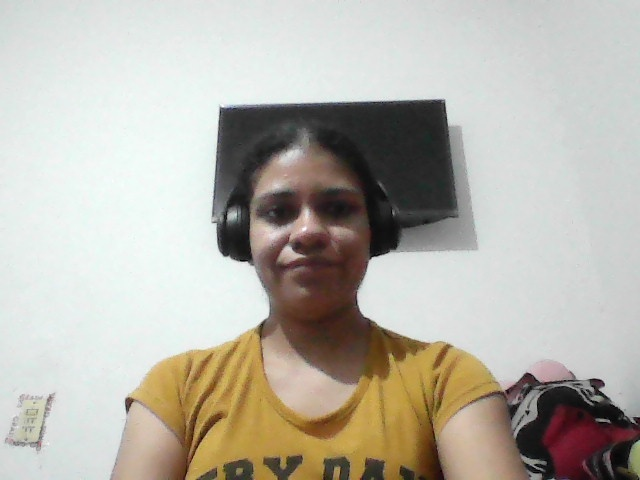
#> input picture dataset/Aline/foto_0.jpg, 640 x 480 px
$ python reconocimiento.py
#> lines starting #> are read from the running program, lines starting #| are printed output that depends on the picture; after the words box and inside, x2 and y2 are one past the last pixel; in counts of white or black regions, pixels touching at a corner belong together; long printed decimals are rounded
import cv2
import os
import numpy as np
import datetime
import pyttsx3

# 🔊 Inicializar voz
engine = pyttsx3.init()
engine.setProperty('rate', 150)

dataset_path = "dataset"

faces = []
labels = []
label_map = {}
current_label = 0

# Cargar imágenes
for nombre in os.listdir(dataset_path):
    ruta_persona = os.path.join(dataset_path, nombre)

    label_map[current_label] = nombre

    for archivo in os.listdir(ruta_persona):
        ruta_imagen = os.path.join(ruta_persona, archivo)
        imagen = cv2.imread(ruta_imagen, cv2.IMREAD_GRAYSCALE)
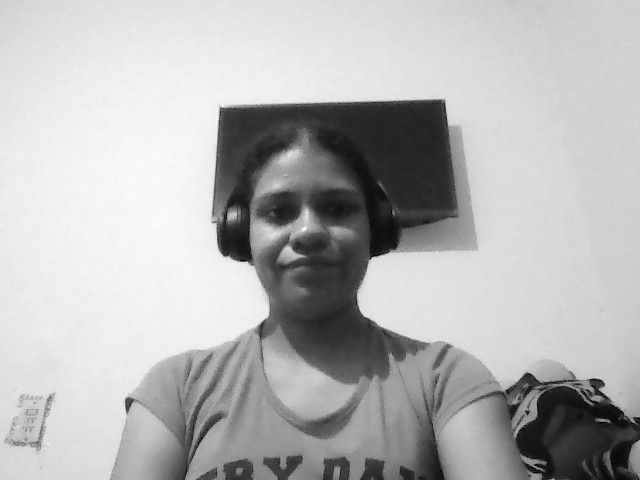
#> imagen: shape (480, 640); min 0, max 255, mean 181.1

        if imagen is not None:
            faces.append(imagen)
            labels.append(current_label)

    current_label += 1
#> current_label = 1
#> pass 2 of the loop `for nombre in os.listdir(dataset_path):`:
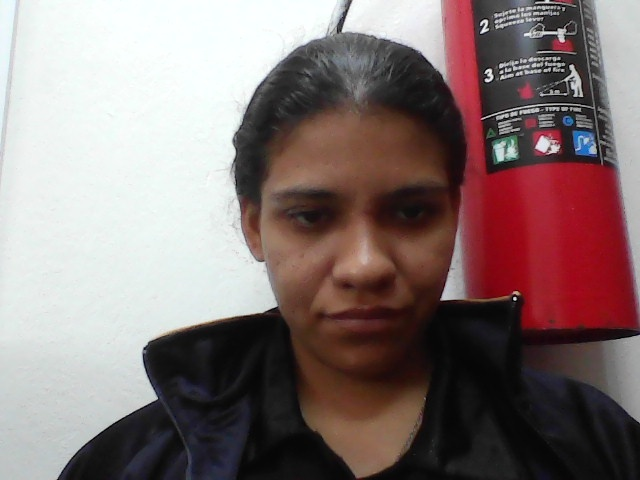
#> input picture dataset/Aly/foto_0.jpg, 640 x 480 px
#> `imagen = cv2.imread(ruta_imagen, cv2.IMREAD_GRAYSCALE)`:
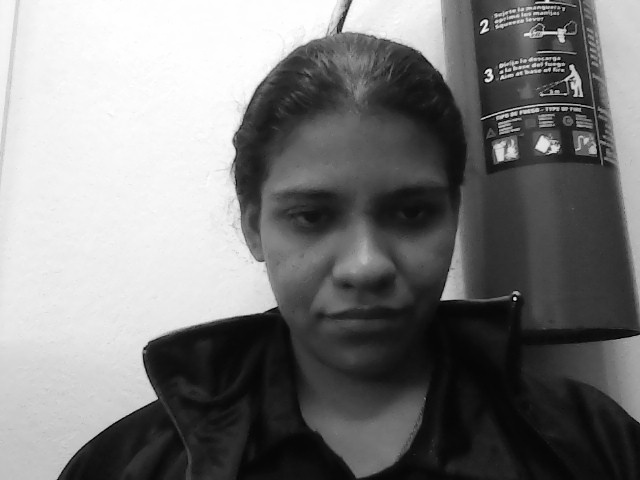
#> imagen: shape (480, 640); min 0, max 255, mean 122.7
#> current_label = 2

# Crear y entrenar modelo
modelo = cv2.face.LBPHFaceRecognizer_create()
modelo.train(faces, np.array(labels))

# Detector de rostro
face_cascade = cv2.CascadeClassifier(
    cv2.data.haarcascades + 'haarcascade_frontalface_default.xml'
)

# Cámara
cap = cv2.VideoCapture(0)

# 🔥 Evitar repetición de voz
ultimo_nombre = ""

while True:
    ret, frame = cap.read()
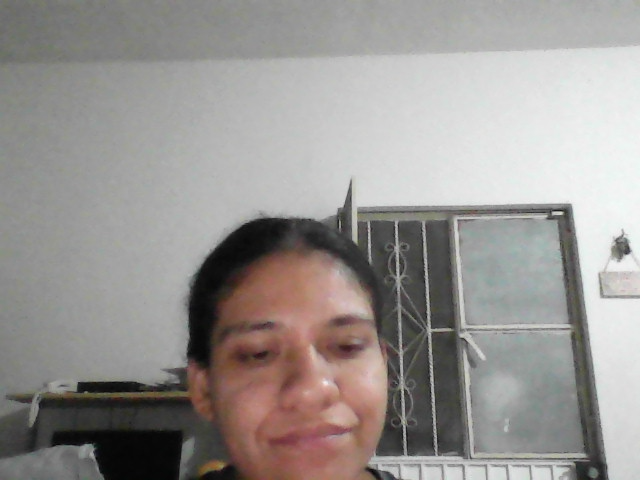
#> input picture Registro.py/Registro de rostro.png, 640 x 480 px, given in place of the camera
#> frame is the input picture: shape (480, 640, 3); mean B, G, R 146.2, 148.8, 152.9
    if not ret:
        break

    gray = cv2.cvtColor(frame, cv2.COLOR_BGR2GRAY)
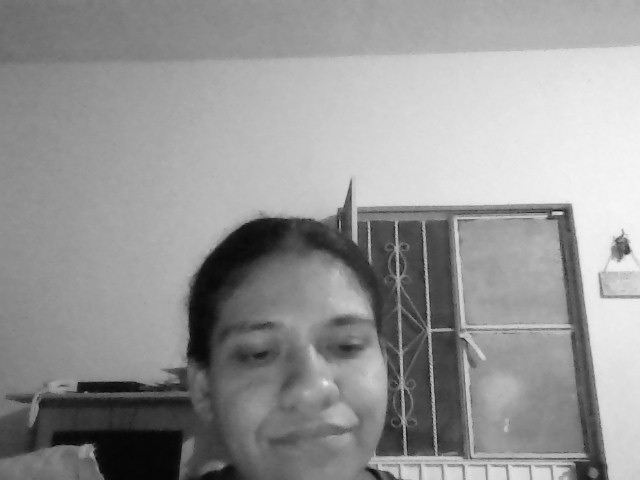
#> gray: shape (480, 640); min 3, max 247, mean 149.7
    rostros = face_cascade.detectMultiScale(gray, 1.3, 5)
#> rostros = [[205, 278, 196, 196]]

    for (x, y, w, h) in rostros:
        rostro = gray[y:y+h, x:x+w]
        rostro = cv2.resize(rostro, (200, 200))

        label, confianza = modelo.predict(rostro)

        # 👇 Mostrar en consola
        print("Confianza:", confianza)

        if confianza < 110:
            nombre = label_map.get(label, "Desconocido")

            if nombre == "Miku":
                texto = "Acceso permitido 💗"

                if ultimo_nombre != nombre:
                    engine.say("Acceso permitido")
                    engine.runAndWait()
                    ultimo_nombre = nombre
            else:
                texto = f"{nombre} detectado"

                if ultimo_nombre != nombre:
                    engine.say(f"{nombre} detectado")
                    engine.runAndWait()
                    ultimo_nombre = nombre

            # Guardar registro
            with open("registro_accesos.txt", "a") as f:
                ahora = datetime.datetime.now()
                f.write(f"{nombre} - {ahora}\n")

        else:
            texto = "Acceso denegado 🚫"
            ultimo_nombre = ""

        # Dibujar cuadro
        cv2.rectangle(frame, (x, y), (x+w, y+h), (0, 255, 0), 2)

        # Mostrar texto + confianza
        cv2.putText(frame, f"{texto} ({int(confianza)})", (x, y-10),
                    cv2.FONT_HERSHEY_SIMPLEX, 0.8, (0, 255, 0), 2)
#> this loop made 1 pass
#> (x, y, w, h, label, confianza, nombre, texto) on pass 1: (205, 278, 196, 196, 1, 94.57, 'Aly', 'Aly detectado')
#| Confianza: 94.570
#> pass 1, `rostro = gray[y:y+h, x:x+w]`:
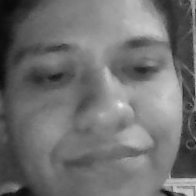
#> rostro: shape (196, 196); min 3, max 238, mean 111.9
#> after the loop:
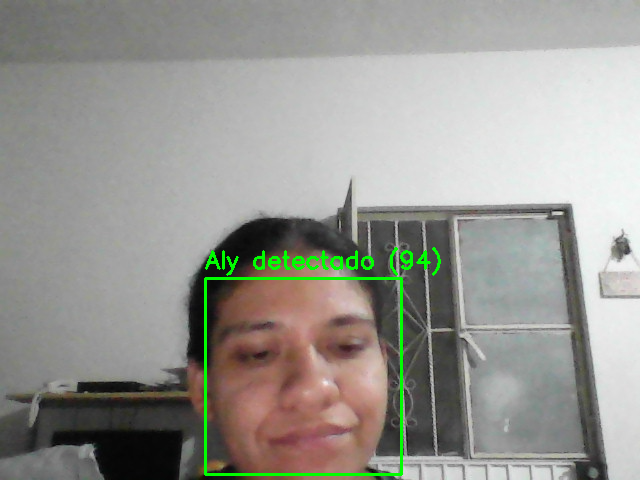
#> frame: shape (480, 640, 3); 1.31% of pixels changed, all inside (x1, y1, x2, y2) = (204, 247, 441, 476)

    cv2.imshow("Reconocimiento Facial", frame)

    if cv2.waitKey(1) == 27:
#> (key Esc is pressed here)
        break

cap.release()
cv2.destroyAllWindows()
